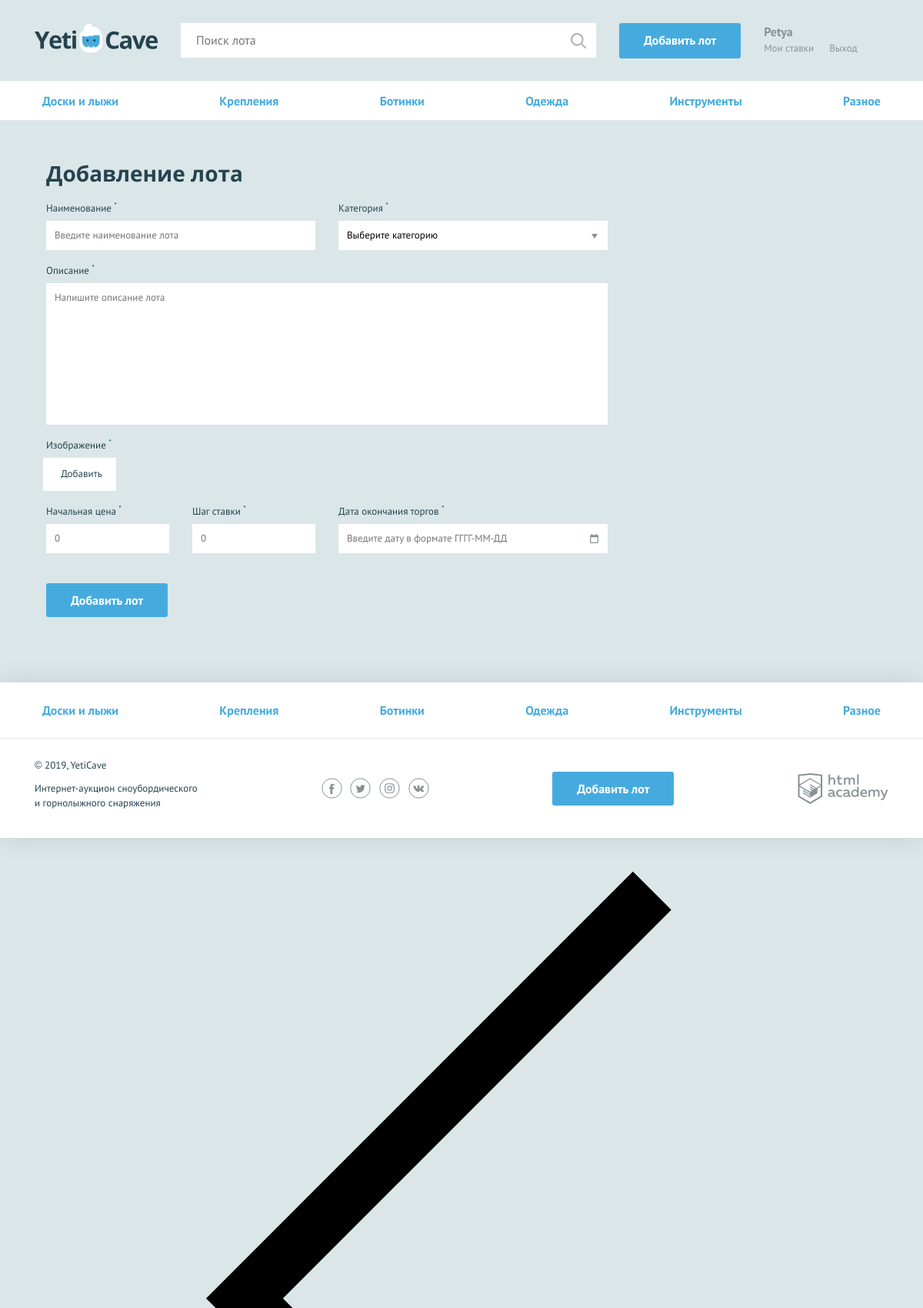
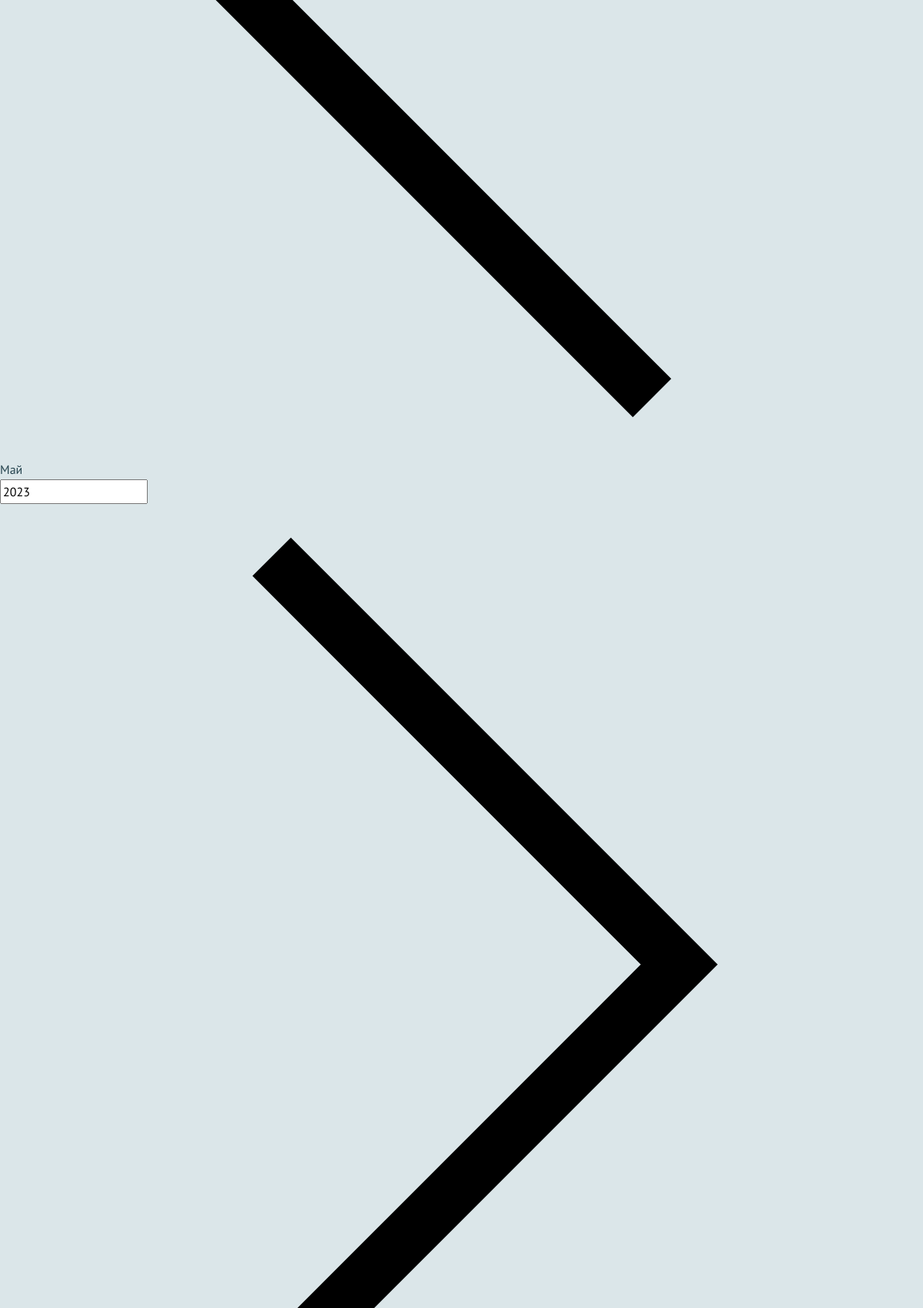
/add.php (signed in, upper part), run on the app's committed database (2 pictures, top to bottom).
### tables this page shows
CREATE TABLE categories (
  id INT AUTO_INCREMENT PRIMARY KEY,
  character_code VARCHAR(128) UNIQUE,
  category_name VARCHAR(128)
);

### helpers.php (called while the page is built, shortened)
<?php
function include_template($name, array $data = []) {
    $name = 'templates/' . $name;
    extract($data);
    require $name;
    $result = ob_get_clean();
    return $result;
}

### functions.php (called while the page is built, shortened)
<?php
function get_arrow($result_query) {
	$row = mysqli_num_rows($result_query);
	if($result_query) {
		if($row === 1) {
			$arrow = mysqli_fetch_assoc($result_query);
		} else if($row > 1) {
			$arrow = mysqli_fetch_all($result_query, MYSQLI_ASSOC);
		}
	}
	if(isset($arrow)) {
		return $arrow;
	}
}
function getPostVal($name) {
	return $_POST[$name] ?? "";
}
function getGetVal($name) {
	return $_GET[$name] ?? "";
}
?>

### data.php (called while the page is built, shortened)
<?php
$is_auth = isset($_SESSION["name"]);
if($is_auth) {
	$user_name = $_SESSION["name"];
} else {
	$user_name = NULL;
}

### models.php (called while the page is built, shortened)
<?php
function get_categories($connect) {
	if(!$connect) {
		$error = mysqli_connect_error();
		return $error;
	} else {
		$sql = "SELECT * FROM categories;";
		$result = mysqli_query($connect, $sql);
		if($result) {
			$categories = get_arrow($result);
			return $categories;
		} else {
			$error = mysqli_error($connect);
			return $error;
		}
	}
}

### templates/main-add.php (the view, shortened to what this page needs)
<?php
if(!isset($_SESSION["name"])) {
  header(http_response_code(403));
 ?>
  <div><p>Для выполнения этой операции вы должны быть авторизованы в системе!</p></div>
<?php } else { ?>
<?php $classname = isset($errors) ? "form--invalid" : ""; ?>
<form class="form form--add-lot container <?= $classname; ?>" action="add.php" method="post"
      enctype="multipart/form-data">
  <h2>Добавление лота</h2>
  <div class="form__container-two">
		<?php $classname = isset($errors["lot-name"]) ? "form__item--invalid" : ""; ?>
    <div class="form__item <?= $classname; ?>">
      <label for="lot-name">Наименование <sup>*</sup></label>
      <input id="lot-name" type="text" name="lot-name" placeholder="Введите наименование лота"
             value="<?= getPostVal("lot-name"); ?>">
    </div>
		<?php $classname = isset($errors["category"]) ? "form__item--invalid" : ""; ?>
    <div class="form__item <?= $classname; ?>">
      <label for="category">Категория <sup>*</sup></label>
      <select id="category" name="category" placeholder="Выберите категорию">
        <option>Выберите категорию</option>
      </select>
    </div>
  </div>
	<?php $classname = isset($errors["message"]) ? "form__item--invalid" : ""; ?>
  <div class="form__item form__item--wide <?= $classname; ?>">
    <label for="message">Описание <sup>*</sup></label>
    <textarea id="message" name="message" placeholder="Напишите описание лота"><?= getPostVal("message"); ?></textarea>
  </div>
	<?php $classname = isset($errors["lot-img"]) ? "form__item--invalid" : ""; ?>
  <div class="form__item form__item--file <?= $classname; ?>">
    <label>Изображение <sup>*</sup></label>
    <div class="form__input-file">
      <label for="lot-img">
        Добавить
      </label>
    </div>
  </div>
	<?php $classname = isset($errors["lot-rate"]) ? "form__item--invalid" : ""; ?>
  <div class="form__container-three">
    <div class="form__item form__item--small <?= $classname; ?>">
      <label for="lot-rate">Начальная цена <sup>*</sup></label>
      <input id="lot-rate" type="text" name="lot-rate" placeholder="0" value="<?= getPostVal("lot-rate"); ?>">
    </div>
		<?php $classname = isset($errors["lot-step"]) ? "form__item--invalid" : ""; ?>
    <div class="form__item form__item--small <?= $classname; ?>">
      <label for="lot-step">Шаг ставки <sup>*</sup></label>
      <input id="lot-step" type="text" name="lot-step" placeholder="0" value="<?= getPostVal("lot-step"); ?>">
    </div>
		<?php $classname = isset($errors["lot-date"]) ? "form__item--invalid" : ""; ?>
    <div class="form__item <?= $classname; ?>">
      <label for="lot-date">Дата окончания торгов <sup>*</sup></label>
      <input class="form__input-date" id="lot-date" type="text" name="lot-date"
             placeholder="Введите дату в формате ГГГГ-ММ-ДД">
    </div>
  </div>
  <button type="submit" class="button">Добавить лот</button>
</form>
<?php }; ?>

### templates/layout.php (shortened to what this page needs)
<!DOCTYPE html>
<html lang="ru">
<head>
  <link href="css/normalize.min.css" rel="stylesheet">
  <link href="css/style.css" rel="stylesheet">
</head>
<body>
<div class="page-wrapper">
  <header class="main-header">
    <div class="main-header__container container">
      <a href="index.php" class="main-header__logo">
        <img src="img/logo.svg" width="160" height="39" alt="Логотип компании YetiCave">
      </a>
      <form class="main-header__search" method="get" action="search.php" autocomplete="off">
          <input type="search" name="search" placeholder="<?php if (getGetVal("search")): ?><?= getGetVal("search") ?>
          <?php else: ?>Поиск лота<?php endif; ?>">
          <input class="main-header__search-btn" type="submit" name="find" value="Найти">
      </form>
      <a class="main-header__add-lot button" href="add.php">Добавить лот</a>
      <nav class="user-menu">
          <?php if ($is_auth): ?>
            <div class="user-menu__logged">
              <p><?php if ($user_name): ?><?= $user_name; ?><?php endif; ?></p>
              <a class="user-menu__bets" href="pages/my-bets.html">Мои ставки</a>
              <a class="user-menu__logout" href="logout.php">Выход</a>
            </div>
          <?php endif; ?>
      </nav>
    </div>
  </header>
  <nav class="nav">
    <ul class="nav__list container">
        <?php foreach ($categories as $category): ?>
          <li class="nav__item">
            <a href=""><?php echo $category["category_name"]; ?></a>
          </li>
        <?php endforeach; ?>
    </ul>
  </nav>
  <main class="container">
      <?= $content; ?>
  </main>
</div>
<footer class="main-footer">
  <nav class="nav">
    <ul class="nav__list container">
        <?php foreach ($categories as $category): ?>
          <li class="nav__item">
            <a href="pages/all-lots.html"><?= $category['category_name']; ?></a>
          </li>
        <?php endforeach; ?>
    </ul>
  </nav>
  <div class="main-footer__bottom container">
    <div class="main-footer__copyright">
      <p>© 2019, YetiCave</p>
      <p>Интернет-аукцион сноубордического и горнолыжного снаряжения</p>
    </div>
    <div class="main-footer__social social">
      <a class="social__link social__link--facebook" href="#">
      </a>
      <a class="social__link social__link--twitter" href="#">
      </a>
      <a class="social__link social__link--instagram" href="#">
      </a>
      <a class="social__link social__link--vkontakte" href="#">
      </a>
    </div>
    <a class="main-footer__add-lot button" href="add.php">Добавить лот</a>
    <div class="main-footer__developed-by">
      <a class="logo-academy" href="https://htmlacademy.ru/intensive/php">
      </a>
    </div>
  </div>
</footer>
</body>
</html>

### data on the page
categories: category_name "Доски и лыжи"
categories: category_name "Крепления"
categories: category_name "Ботинки"
categories: category_name "Одежда"
categories: category_name "Инструменты"
categories: category_name "Разное"

### other printed values
$user_name "Petya"
